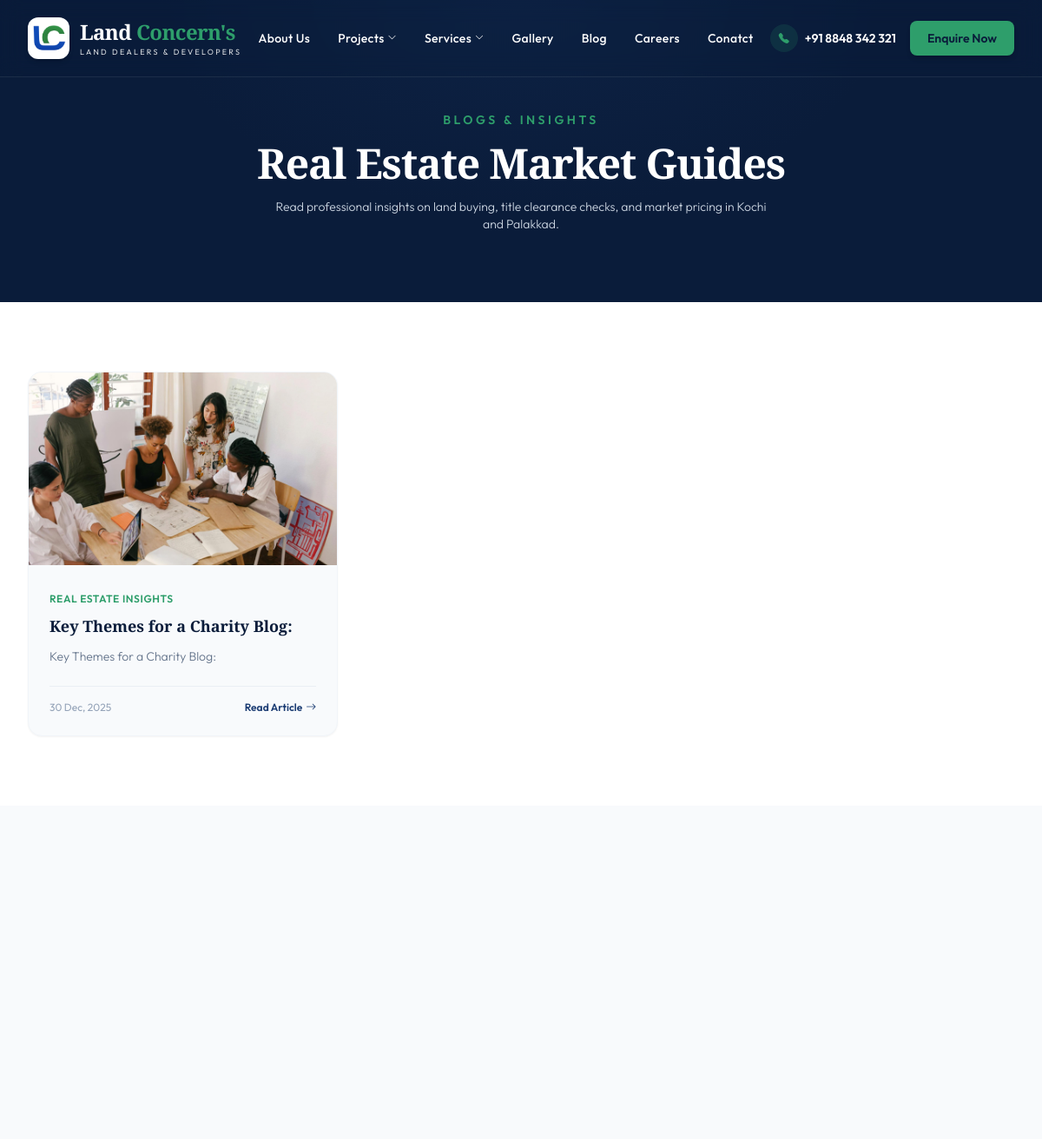
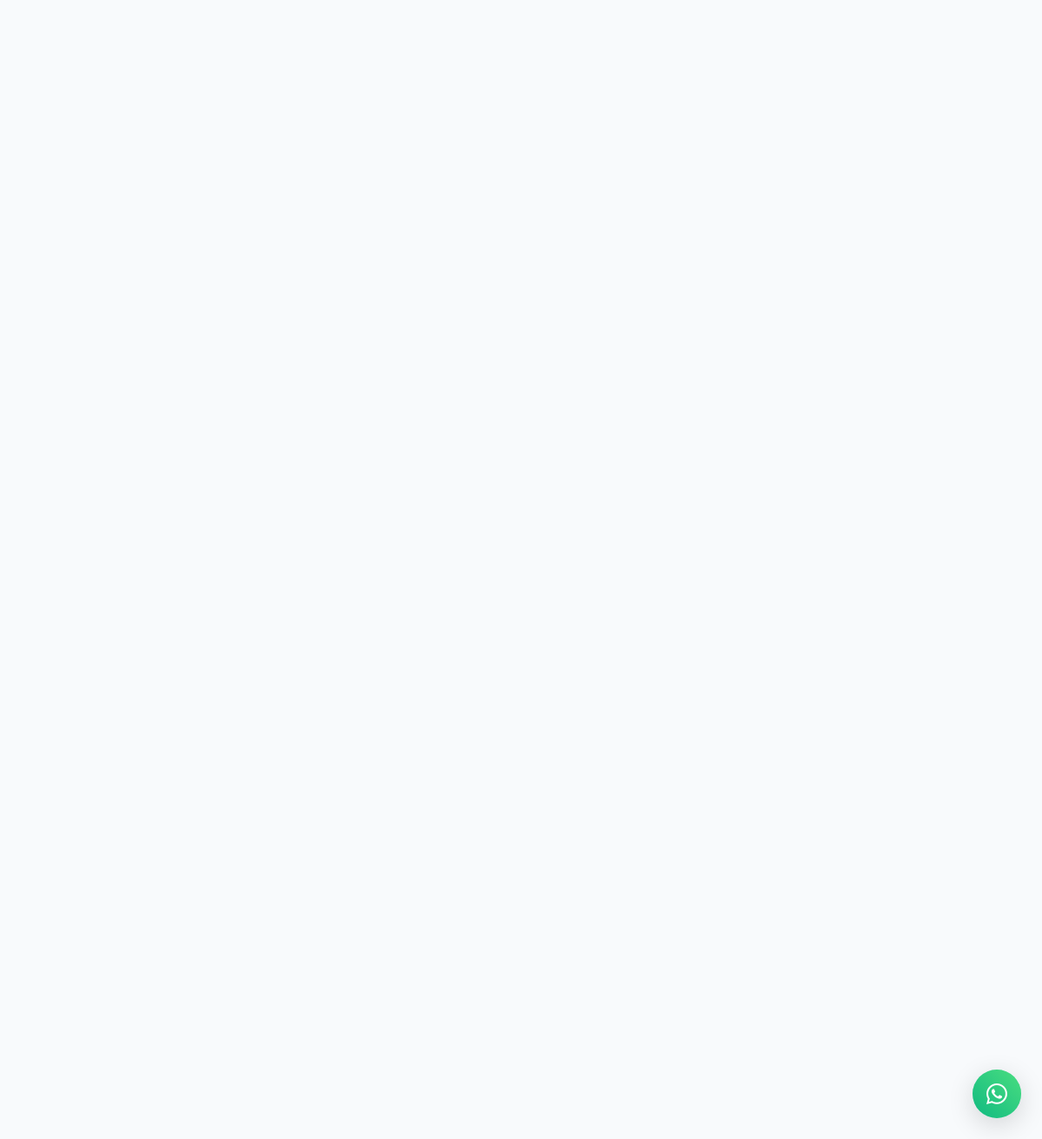
/Blogs, run on the app's committed database (2 pictures, top to bottom).
### Home/models.py (models this page shows)
class MenuItems(models.Model):
    id = models.AutoField(primary_key=True)
    menus = models.ForeignKey(Menus, on_delete=models.CASCADE, related_name='items')
    title = models.CharField(max_length=250)
    url = models.CharField(max_length=250, blank=True, null=True)
    pages = models.ForeignKey('Pages', on_delete=models.CASCADE, null=True, blank=True, related_name='menu_items')
    project = models.ForeignKey('Projects', on_delete=models.CASCADE, null=True, blank=True, related_name='menu_items')
    service = models.ForeignKey(Services, on_delete=models.CASCADE, null=True, blank=True, related_name='menu_items')
    menu_type = models.CharField(max_length=50, blank=True, null=True)
    menu_order = models.IntegerField()
    parent_id = models.ForeignKey("MenuItems", on_delete=models.CASCADE,null=True, blank=True, related_name="sub_menu")
    target_blank = models.BooleanField(default=False)
    original_title = models.CharField(max_length=250, blank=True, null=True)
    menu_nextable_id = models.CharField(max_length=250, blank=True, null=True)
    created_by = models.ForeignKey(User, on_delete=models.DO_NOTHING, related_name="menu_item_created")
    updated_by = models.ForeignKey(User, on_delete=models.DO_NOTHING, related_name="menu_item_updated")
    created_at = models.DateTimeField(auto_now_add=True)
    updated_at = models.DateTimeField(auto_now=True)
    deleted_at = models.DateTimeField(blank=True, null=True)

class Blog(models.Model):
    blogtitle = models.CharField(max_length=100)
    image = models.FileField(upload_to='BlogImage')
    description = models.TextField()
    body = RichTextField(null=True, blank=True)
    date_added = models.DateField(auto_now_add=True)

### Home/views.py (the view)
# urls.py: path("Blogs",views.Blogs,name="Blogs"),
def Blogs(request):
    blogs = Blog.objects.all().order_by("-id")
    context = {
       "blogs":blogs
    }
    return render(request,"blog.html",context)

### Home/context_processors.py (called while the page is built)
def get_menu_item_url(menu_item):
    if menu_item.pages:
        try:
            return reverse('page_detail', kwargs={'slug': menu_item.pages.code})
        except Exception as e:
            print(f"Error generating page URL: {e}")
    elif menu_item.url:
        return f"/{menu_item.url}"
    elif menu_item.url == '':
        return reverse('Index')
    return '#'

def process_menu_items(items):
    processed_items = []
    for item in items:
        item_data = {
            'id': item.id,
            'title': item.title,
            'computed_url': get_menu_item_url(item),  # Computed in backend
            'target_blank': item.target_blank,
            'menu_order': item.menu_order,
            'has_children': False,
            'children': []
        }
        children = item.sub_menu.filter(deleted_at__isnull=True).order_by('menu_order')
        if children.exists():
            item_data['has_children'] = True
            item_data['children'] = process_menu_items(children)  # Recursive call
        processed_items.append(item_data)
    return processed_items

### templates/blog.html (shortened to what this page needs)
{% extends 'base.html' %}
{% load static %}
{% block content %}
<div class="relative bg-brand-navy pt-32 pb-20 overflow-hidden text-center text-white">
    <div class="absolute inset-0 bg-[radial-gradient(ellipse_at_top,_var(--tw-gradient-stops))] from-brand-blue/30 via-transparent to-transparent opacity-60"></div>
    <div class="max-w-4xl mx-auto px-4 relative z-10 space-y-4">
        <span class="text-brand-gold font-semibold text-xs md:text-sm uppercase tracking-[0.25em] block" data-aos="fade-down">
            Blogs & Insights
        </span>
        <h1 class="font-serif text-3xl sm:text-4xl md:text-5xl font-bold tracking-tight" data-aos="fade-up" data-aos-delay="100">
            Real Estate Market Guides
        </h1>
        <p class="text-slate-300 font-light max-w-xl mx-auto text-xs sm:text-sm" data-aos="fade-up" data-aos-delay="200">
            Read professional insights on land buying, title clearance checks, and market pricing in Kochi and Palakkad.
        </p>
    </div>
</div>
<section class="py-20 bg-white">
    <div class="max-w-7xl mx-auto px-4 sm:px-6 lg:px-8">
        {% if blogs %}
            <div class="grid grid-cols-1 md:grid-cols-2 lg:grid-cols-3 gap-8">
                {% for post in blogs %}
                <div class="group bg-brand-lightBg hover:bg-white rounded-2xl overflow-hidden shadow-sm hover:shadow-xl border border-slate-100 transition-all duration-300 flex flex-col h-full" data-aos="fade-up" data-aos-delay="150">
                    <div class="relative aspect-[16/10] overflow-hidden bg-slate-150 shrink-0">
                        {% if post.image %}
                            <img src="{{ post.image.url }}" alt="{{ post.blogtitle }}" class="w-full h-full object-cover transform group-hover:scale-110 transition-transform duration-700 ease-out">
                        {% else %}
                            <img src="https://images.unsplash.com/photo-1582407947304-fd86f028f716?auto=format&fit=crop&w=600&q=80" alt="{{ post.blogtitle }}" class="w-full h-full object-cover transform group-hover:scale-110 transition-transform duration-700 ease-out">
                        {% endif %}
                    </div>
                    <div class="p-6 flex flex-col justify-between flex-grow">
                        <div>
                            <span class="text-xs text-brand-gold uppercase tracking-wider font-semibold">Real Estate Insights</span>
                            <h3 class="font-serif text-lg font-bold text-brand-navy group-hover:text-brand-blue transition-colors mt-2 mb-3 leading-snug">
                                <a href="{% url 'BlogSingle' post.id %}">{{ post.blogtitle }}</a>
                            </h3>
                            <p class="text-slate-500 text-sm font-light line-clamp-3 mb-6">
                                {{ post.description }}
                            </p>
                        </div>
                        <div class="pt-4 border-t border-slate-200/60 mt-auto flex items-center justify-between text-xs text-slate-400">
                            <span>{{ post.date_added|date:"d M, Y" }}</span>
                            <a href="{% url 'BlogSingle' post.id %}" class="text-brand-blue hover:text-brand-gold font-semibold flex items-center transition-colors">
                                <span>Read Article</span>
                                <i class="bi bi-arrow-right ml-1"></i>
                            </a>
                        </div>
                    </div>
                </div>
                {% endfor %}
            </div>
        {% else %}
            <div class="text-center py-16 text-slate-500">
                <i class="bi bi-journal-x text-4xl text-slate-350 block mb-3"></i>
                <p class="text-sm font-light">No articles published under blogs yet. Check back soon!</p>
            </div>
        {% endif %}
    </div>
</section>
{% endblock %}

### templates/base.html (shortened to what this page needs)
<!DOCTYPE html>
{% load static %}
<html lang="en" class="scroll-smooth">
<head>
    <link rel="stylesheet" href="https://cdn.jsdelivr.net/npm/bootstrap-icons@1.11.3/font/bootstrap-icons.min.css">
    <link href="https://unpkg.com/aos@2.3.1/dist/aos.css" rel="stylesheet">
    <link rel="stylesheet" href="https://cdn.jsdelivr.net/npm/swiper@11/swiper-bundle.min.css"/>
    <link rel="stylesheet" href="https://cdn.jsdelivr.net/npm/glightbox/dist/css/glightbox.min.css" />
    <script src="https://cdn.tailwindcss.com"></script>
</head>
<body class="font-sans bg-brand-lightBg text-slate-800 leading-relaxed overflow-x-hidden">
    <header x-data="{ scrolled: false, mobileMenuOpen: false }"
            x-init="window.addEventListener('scroll', () => { scrolled = window.scrollY > 50 })"
            :class="scrolled ? 'glass-header-scrolled py-3' : 'glass-header py-5'"
            class="fixed top-0 left-0 w-full z-50 transition-all duration-500 ease-out">
        <div class="max-w-7xl mx-auto px-4 sm:px-6 lg:px-8">
            <div class="flex items-center justify-between">
                <a href="{% url 'Index' %}" class="flex items-center space-x-3 group">
                    <div class="relative w-12 h-12 bg-white rounded-xl shadow-md flex items-center justify-center p-1 transform group-hover:scale-105 transition-all duration-300">
                        <img src="{% static 'asset/images/logos/logo_lc.png' %}" alt="Land Concern's Logo" class="w-full h-full object-contain">
                    </div>
                    <div class="flex flex-col">
                        <span class="font-serif text-2xl font-bold tracking-tight text-white transition-colors duration-300 group-hover:text-brand-gold">
                            Land <span class="text-brand-green">Concern's</span>
                        </span>
                        <span class="text-[9px] uppercase tracking-[0.25em] text-white opacity-85">
                            Land Dealers & Developers
                        </span>
                    </div>
                </a>
                <nav class="hidden md:flex items-center space-x-8">
                    {% if header_menu_items %}
                        {% for item in header_menu_items %}
                            {% if item.has_children %}
                                <div x-data="{ open: false }" @mouseenter="open = true" @mouseleave="open = false" class="relative">
                                    <button class="flex items-center space-x-1 text-white hover:text-brand-gold font-medium text-sm tracking-wide transition-colors py-2">
                                        <span>{{ item.title }}</span>
                                        <i class="bi bi-chevron-down text-[10px] transform transition-transform" :class="open ? 'rotate-185' : ''"></i>
                                    </button>
                                </div>
                            {% else %}
                                <a href="{{ item.computed_url }}" {% if item.target_blank %}target="_blank"{% endif %} class="text-white hover:text-brand-gold font-medium text-sm tracking-wide transition-colors py-2 relative after:content-[''] after:absolute after:bottom-0 after:left-0 after:w-0 after:h-0.5 after:bg-brand-gold hover:after:w-full after:transition-all after:duration-300">
                                    {{ item.title }}
                                </a>
                            {% endif %}
                        {% endfor %}
                    {% endif %}
                </nav>
                <div class="hidden md:flex items-center space-x-4">
                    <a href="tel:+918848342321" class="flex items-center space-x-2 text-white hover:text-brand-gold transition-colors text-sm font-semibold">
                        <div class="w-8 h-8 rounded-full bg-brand-gold/15 flex items-center justify-center text-brand-gold">
                            <i class="bi bi-telephone-fill text-xs"></i>
                        </div>
                        <span>+91 8848 342 321</span>
                    </a>
                    <a href="{% url 'Contact' %}" class="inline-flex items-center justify-center px-5 py-2.5 text-sm font-semibold text-brand-navy bg-brand-gold hover:bg-brand-goldDark rounded-lg transition-all duration-300 transform hover:-translate-y-0.5 shadow-md">
                        Enquire Now
                    </a>
                </div>
            </div>
        </div>
    </header>
    <main class="min-h-screen">
        {% block content %}{% endblock %}
    </main>
    <a href="https://wa.me/918848342321" target="_blank" rel="noopener noreferrer"
       class="fixed bottom-6 right-6 z-50 group flex items-center"
       aria-label="Chat on WhatsApp">
        <div class="relative flex items-center justify-center">
            <span class="absolute inline-flex h-14 w-14 animate-ping rounded-full bg-emerald-500/40 opacity-75 duration-1000"></span>
            <div class="relative w-14 h-14 bg-gradient-to-tr from-emerald-500 to-green-400 hover:from-emerald-600 hover:to-green-500 text-white rounded-full flex items-center justify-center shadow-[0_8px_30px_rgb(0,0,0,0.15)] hover:shadow-[0_8px_30px_rgba(16,185,129,0.4)] transform hover:-translate-y-1 transition-all duration-300">
                <i class="bi bi-whatsapp text-2xl"></i>
            </div>
        </div>
    </a>
</body>
</html>

### templates/base.html (style rules this page uses)
.glass-header { background: rgba(10, 28, 58, 0.15); backdrop-filter: blur(12px); -webkit-backdrop-filter: blur(12px); border-bottom: 1px solid rgba(255, 255, 255, 0.08); }

### data on the page
MenuItems: title "About Us"
MenuItems: title "Projects"
MenuItems: title "Services"
MenuItems: title "Gallery"
MenuItems: title "Blog"
MenuItems: title "Careers"
MenuItems: title "Conatct"
Blog: image (picture), blogtitle "Key Themes for a Charity Blog:", description "Key Themes for a Charity Blog:", date_added "30 Dec, 2025"
